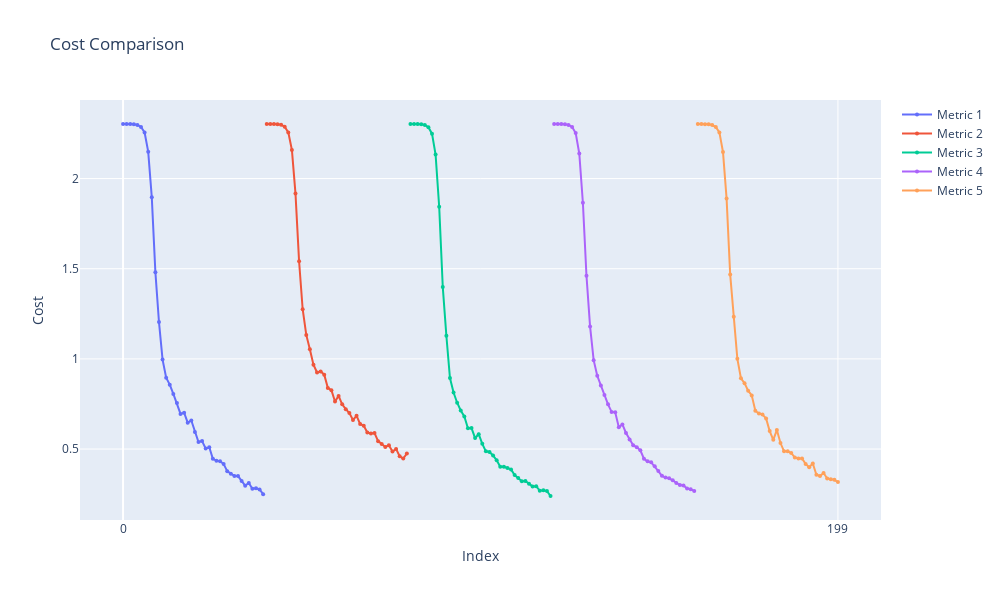
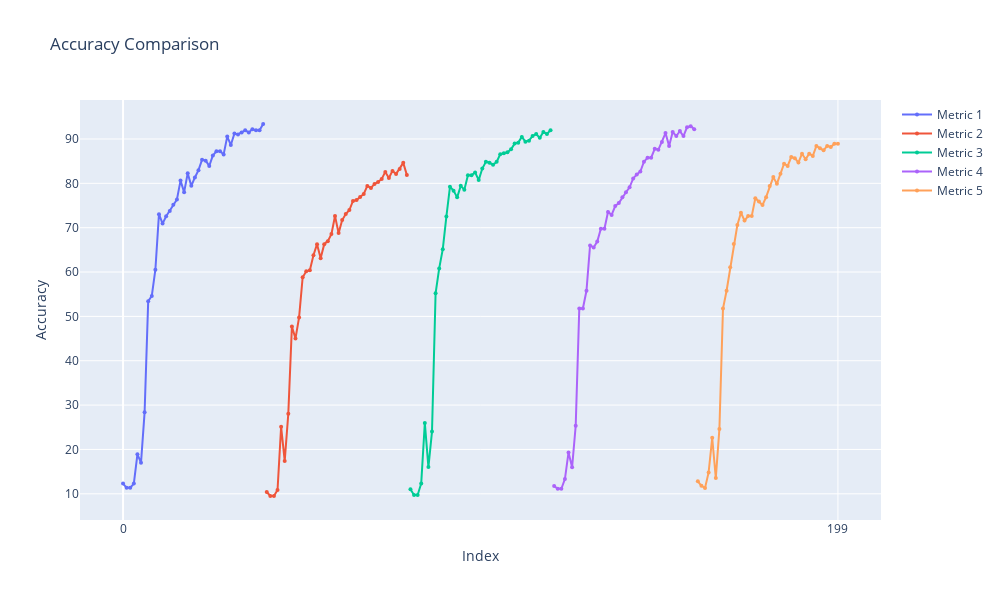
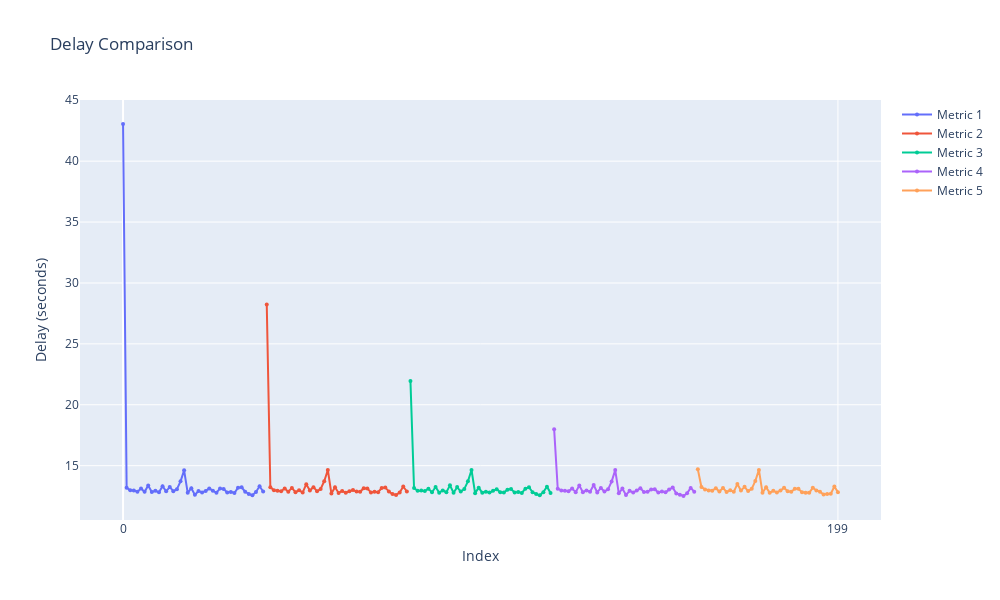

The notebook cell saved with these charts, in order:
### Code cell
import pandas as pd
import plotly.graph_objects as go

# List of file names
file_names = [f'metric{i}.csv' for i in range(1, 6)]

# Read and tag each file
dataframes = []
for i, file in enumerate(file_names, start=1):
    df = pd.read_csv(file)
    df['Source'] = f'Metric {i}'
    dataframes.append(df)

# Combine all data
combined_df = pd.concat(dataframes, ignore_index=True)

# **Cost Comparison** - Separate graph
cost_fig = go.Figure()
for label, group in combined_df.groupby('Source'):
    cost_fig.add_trace(go.Scatter(
        x=group.index,
        y=group['cost'],
        mode='lines+markers',
        name=label,
        marker=dict(size=4),  # Reduced marker size
        hovertemplate='Index: %{x}<br>Cost: %{y}<extra></extra>'
    ))

cost_fig.update_xaxes(tickvals=[0, len(combined_df) - 1])
cost_fig.update_layout(
    title="Cost Comparison",
    xaxis_title="Index",
    yaxis_title="Cost",
    showlegend=True,
    width=1000,   # Increased graph width
    height=600    # Increased graph height
)
cost_fig.show()

# **Accuracy Comparison** - Separate graph
accuracy_fig = go.Figure()
for label, group in combined_df.groupby('Source'):
    scaled_accuracy = group['accuracy'] * 100  # Scale accuracy
    accuracy_fig.add_trace(go.Scatter(
        x=group.index,
        y=scaled_accuracy,
        mode='lines+markers',
        name=label,
        marker=dict(size=4),  # Reduced marker size
        hovertemplate='Index: %{x}<br>Accuracy: %{y:.2f}<extra></extra>'
    ))

accuracy_fig.update_xaxes(tickvals=[0, len(combined_df) - 1])
accuracy_fig.update_layout(
    title="Accuracy Comparison",
    xaxis_title="Index",
    yaxis_title="Accuracy",
    showlegend=True,
    width=1000,
    height=600
)
accuracy_fig.show()

# **Delay Comparison** - Separate graph
delay_fig = go.Figure()
for label, group in combined_df.groupby('Source'):
    if 'delay' in group.columns:
        delay_fig.add_trace(go.Scatter(
            x=group.index,
            y=group['delay'],
            mode='lines+markers',
            name=label,
            marker=dict(size=4),  # Reduced marker size
            hovertemplate='Index: %{x}<br>Delay: %{y:.2f}<extra></extra>'
        ))

delay_fig.update_xaxes(tickvals=[0, len(combined_df) - 1])
delay_fig.update_layout(
    title="Delay Comparison",
    xaxis_title="Index",
    yaxis_title="Delay (seconds)",
    showlegend=True,
    width=1000,
    height=600
)
delay_fig.show()

### Figure 1 — Plotly figure (JSON) as saved in the notebook; plotly's stock layout.template omitted (floating-point values rounded to 4 significant figures)
{"data": [{"hovertemplate": "Index: %{x}<br>Cost: %{y}<extra></extra>", "marker": {"size": 4}, "mode": "lines+markers", "name": "Metric 1", "type": "scatter", "x": [0, 1, 2, 3, 4, 5, 6, 7, 8, 9, 10, 11, 12, 13, 14, 15, 16, 17, 18, 19, 20, 21, 22, 23, 24, 25, 26, 27, 28, 29, 30, 31, 32, 33, 34, 35, 36, 37, 38, 39], "y": [2.302, 2.302, 2.302, 2.301, 2.297, 2.286, 2.256, 2.149, 1.896, 1.481, 1.204, 0.9961, 0.8961, 0.8571, 0.8059, 0.7549, 0.6951, 0.7015, 0.6461, 0.6587, 0.594, 0.5389, 0.5442, 0.5034, 0.5097, 0.4462, 0.4359, 0.432, 0.4169, 0.3776, 0.3634, 0.3511, 0.3504, 0.323, 0.2971, 0.3118, 0.2804, 0.282, 0.2763, 0.25]}, {"hovertemplate": "Index: %{x}<br>Cost: %{y}<extra></extra>", "marker": {"size": 4}, "mode": "lines+markers", "name": "Metric 2", "type": "scatter", "x": [40, 41, 42, 43, 44, 45, 46, 47, 48, 49, 50, 51, 52, 53, 54, 55, 56, 57, 58, 59, 60, 61, 62, 63, 64, 65, 66, 67, 68, 69, 70, 71, 72, 73, 74, 75, 76, 77, 78, 79], "y": [2.303, 2.303, 2.302, 2.301, 2.298, 2.288, 2.256, 2.159, 1.917, 1.542, 1.275, 1.133, 1.054, 0.968, 0.925, 0.9307, 0.9128, 0.8393, 0.8262, 0.7637, 0.7949, 0.7484, 0.7213, 0.7001, 0.6612, 0.6844, 0.6396, 0.6294, 0.592, 0.5865, 0.589, 0.5438, 0.5286, 0.5117, 0.5206, 0.4866, 0.5009, 0.4604, 0.4471, 0.4756]}, {"hovertemplate": "Index: %{x}<br>Cost: %{y}<extra></extra>", "marker": {"size": 4}, "mode": "lines+markers", "name": "Metric 3", "type": "scatter", "x": [80, 81, 82, 83, 84, 85, 86, 87, 88, 89, 90, 91, 92, 93, 94, 95, 96, 97, 98, 99, 100, 101, 102, 103, 104, 105, 106, 107, 108, 109, 110, 111, 112, 113, 114, 115, 116, 117, 118, 119], "y": [2.303, 2.303, 2.302, 2.301, 2.297, 2.285, 2.249, 2.133, 1.844, 1.398, 1.128, 0.894, 0.8133, 0.7569, 0.7138, 0.6806, 0.6156, 0.6165, 0.5612, 0.5824, 0.5289, 0.4876, 0.4836, 0.4647, 0.4378, 0.4025, 0.4019, 0.3945, 0.3871, 0.3559, 0.3398, 0.3219, 0.3227, 0.3078, 0.2931, 0.2939, 0.2689, 0.2714, 0.2672, 0.2398]}, {"hovertemplate": "Index: %{x}<br>Cost: %{y}<extra></extra>", "marker": {"size": 4}, "mode": "lines+markers", "name": "Metric 4", "type": "scatter", "x": [120, 121, 122, 123, 124, 125, 126, 127, 128, 129, 130, 131, 132, 133, 134, 135, 136, 137, 138, 139, 140, 141, 142, 143, 144, 145, 146, 147, 148, 149, 150, 151, 152, 153, 154, 155, 156, 157, 158, 159], "y": [2.303, 2.302, 2.302, 2.301, 2.297, 2.286, 2.252, 2.139, 1.866, 1.461, 1.18, 0.9931, 0.9067, 0.8521, 0.8005, 0.748, 0.706, 0.7035, 0.6207, 0.6366, 0.5892, 0.5525, 0.5215, 0.5103, 0.493, 0.4463, 0.4323, 0.4263, 0.4042, 0.378, 0.3516, 0.3419, 0.3383, 0.3268, 0.3118, 0.3009, 0.2976, 0.2812, 0.2768, 0.2681]}, {"hovertemplate": "Index: %{x}<br>Cost: %{y}<extra></extra>", "marker": {"size": 4}, "mode": "lines+markers", "name": "Metric 5", "type": "scatter", "x": [160, 161, 162, 163, 164, 165, 166, 167, 168, 169, 170, 171, 172, 173, 174, 175, 176, 177, 178, 179, 180, 181, 182, 183, 184, 185, 186, 187, 188, 189, 190, 191, 192, 193, 194, 195, 196, 197, 198, 199], "y": [2.302, 2.302, 2.302, 2.301, 2.297, 2.286, 2.256, 2.148, 1.89, 1.468, 1.234, 1.0, 0.8925, 0.8655, 0.8235, 0.7977, 0.7125, 0.6972, 0.6913, 0.67, 0.5998, 0.5512, 0.6063, 0.5334, 0.4877, 0.4876, 0.4783, 0.4532, 0.4472, 0.4482, 0.4179, 0.3989, 0.4205, 0.3578, 0.3506, 0.3671, 0.3371, 0.332, 0.3294, 0.3169]}], "layout": {"height": 600, "showlegend": true, "title": {"text": "Cost Comparison"}, "width": 1000, "xaxis": {"tickvals": [0, 199], "title": {"text": "Index"}}, "yaxis": {"title": {"text": "Cost"}}}}

### Figure 2 — Plotly figure (JSON) as saved in the notebook; plotly's stock layout.template omitted (floating-point values rounded to 4 significant figures)
{"data": [{"hovertemplate": "Index: %{x}<br>Accuracy: %{y:.2f}<extra></extra>", "marker": {"size": 4}, "mode": "lines+markers", "name": "Metric 1", "type": "scatter", "x": [0, 1, 2, 3, 4, 5, 6, 7, 8, 9, 10, 11, 12, 13, 14, 15, 16, 17, 18, 19, 20, 21, 22, 23, 24, 25, 26, 27, 28, 29, 30, 31, 32, 33, 34, 35, 36, 37, 38, 39], "y": [12.29, 11.35, 11.35, 12.29, 18.91, 17.02, 28.37, 53.43, 54.61, 60.52, 73.05, 70.92, 72.58, 73.76, 75.18, 76.36, 80.61, 78.01, 82.27, 79.43, 81.32, 82.98, 85.34, 85.11, 83.92, 86.29, 87.23, 87.23, 86.52, 90.54, 88.65, 91.25, 91.02, 91.49, 91.96, 91.49, 92.2, 91.96, 91.96, 93.38]}, {"hovertemplate": "Index: %{x}<br>Accuracy: %{y:.2f}<extra></extra>", "marker": {"size": 4}, "mode": "lines+markers", "name": "Metric 2", "type": "scatter", "x": [40, 41, 42, 43, 44, 45, 46, 47, 48, 49, 50, 51, 52, 53, 54, 55, 56, 57, 58, 59, 60, 61, 62, 63, 64, 65, 66, 67, 68, 69, 70, 71, 72, 73, 74, 75, 76, 77, 78, 79], "y": [10.41, 9.502, 9.502, 10.86, 25.11, 17.42, 28.05, 47.74, 45.02, 49.77, 58.82, 60.18, 60.41, 63.8, 66.29, 63.12, 66.29, 66.97, 68.55, 72.62, 68.78, 71.72, 73.08, 73.98, 76.02, 76.24, 76.92, 77.6, 79.41, 78.96, 79.86, 80.32, 81.0, 82.58, 81.22, 82.81, 82.13, 83.26, 84.62, 81.9]}, {"hovertemplate": "Index: %{x}<br>Accuracy: %{y:.2f}<extra></extra>", "marker": {"size": 4}, "mode": "lines+markers", "name": "Metric 3", "type": "scatter", "x": [80, 81, 82, 83, 84, 85, 86, 87, 88, 89, 90, 91, 92, 93, 94, 95, 96, 97, 98, 99, 100, 101, 102, 103, 104, 105, 106, 107, 108, 109, 110, 111, 112, 113, 114, 115, 116, 117, 118, 119], "y": [11.04, 9.74, 9.74, 12.34, 25.97, 16.02, 24.03, 55.19, 60.82, 65.15, 72.51, 79.22, 78.35, 76.84, 79.44, 78.57, 81.82, 81.82, 82.47, 80.74, 83.33, 84.85, 84.63, 84.2, 84.85, 86.58, 86.8, 87.01, 87.66, 88.96, 89.18, 90.48, 89.39, 89.61, 90.69, 91.13, 90.26, 91.56, 91.13, 91.99]}, {"hovertemplate": "Index: %{x}<br>Accuracy: %{y:.2f}<extra></extra>", "marker": {"size": 4}, "mode": "lines+markers", "name": "Metric 4", "type": "scatter", "x": [120, 121, 122, 123, 124, 125, 126, 127, 128, 129, 130, 131, 132, 133, 134, 135, 136, 137, 138, 139, 140, 141, 142, 143, 144, 145, 146, 147, 148, 149, 150, 151, 152, 153, 154, 155, 156, 157, 158, 159], "y": [11.78, 11.11, 11.11, 13.33, 19.33, 16.0, 25.33, 51.78, 51.78, 55.78, 66.0, 65.56, 66.89, 69.78, 69.78, 73.56, 72.89, 74.89, 75.56, 76.89, 78.0, 79.11, 81.11, 82.0, 82.67, 84.89, 85.78, 85.78, 87.78, 87.56, 89.33, 91.33, 88.44, 91.56, 90.67, 91.78, 90.67, 92.67, 92.89, 92.22]}, {"hovertemplate": "Index: %{x}<br>Accuracy: %{y:.2f}<extra></extra>", "marker": {"size": 4}, "mode": "lines+markers", "name": "Metric 5", "type": "scatter", "x": [160, 161, 162, 163, 164, 165, 166, 167, 168, 169, 170, 171, 172, 173, 174, 175, 176, 177, 178, 179, 180, 181, 182, 183, 184, 185, 186, 187, 188, 189, 190, 191, 192, 193, 194, 195, 196, 197, 198, 199], "y": [12.81, 11.81, 11.31, 14.82, 22.61, 13.57, 24.62, 51.76, 55.78, 61.06, 66.33, 70.6, 73.37, 71.61, 72.61, 72.61, 76.63, 75.88, 75.13, 76.88, 79.4, 81.41, 79.9, 82.16, 84.42, 83.92, 85.93, 85.68, 84.67, 86.68, 85.43, 86.68, 86.18, 88.44, 87.94, 87.44, 88.44, 88.19, 88.94, 88.94]}], "layout": {"height": 600, "showlegend": true, "title": {"text": "Accuracy Comparison"}, "width": 1000, "xaxis": {"tickvals": [0, 199], "title": {"text": "Index"}}, "yaxis": {"title": {"text": "Accuracy"}}}}

### Figure 3 — Plotly figure (JSON) as saved in the notebook; plotly's stock layout.template omitted (floating-point values rounded to 4 significant figures)
{"data": [{"hovertemplate": "Index: %{x}<br>Delay: %{y:.2f}<extra></extra>", "marker": {"size": 4}, "mode": "lines+markers", "name": "Metric 1", "type": "scatter", "x": [0, 1, 2, 3, 4, 5, 6, 7, 8, 9, 10, 11, 12, 13, 14, 15, 16, 17, 18, 19, 20, 21, 22, 23, 24, 25, 26, 27, 28, 29, 30, 31, 32, 33, 34, 35, 36, 37, 38, 39], "y": [43.05, 13.19, 12.98, 12.96, 12.86, 13.12, 12.85, 13.36, 12.84, 12.94, 12.82, 13.31, 12.9, 13.25, 12.91, 13.07, 13.71, 14.62, 12.77, 13.15, 12.6, 12.92, 12.8, 12.93, 13.12, 12.95, 12.78, 13.13, 13.09, 12.79, 12.85, 12.76, 13.19, 13.22, 12.86, 12.68, 12.57, 12.84, 13.31, 12.88]}, {"hovertemplate": "Index: %{x}<br>Delay: %{y:.2f}<extra></extra>", "marker": {"size": 4}, "mode": "lines+markers", "name": "Metric 2", "type": "scatter", "x": [40, 41, 42, 43, 44, 45, 46, 47, 48, 49, 50, 51, 52, 53, 54, 55, 56, 57, 58, 59, 60, 61, 62, 63, 64, 65, 66, 67, 68, 69, 70, 71, 72, 73, 74, 75, 76, 77, 78, 79], "y": [28.23, 13.23, 12.98, 12.94, 12.89, 13.13, 12.86, 13.17, 12.83, 12.99, 12.79, 13.48, 12.96, 13.24, 12.91, 13.08, 13.72, 14.64, 12.71, 13.23, 12.76, 12.93, 12.77, 12.91, 12.99, 12.87, 12.85, 13.15, 13.13, 12.8, 12.85, 12.82, 13.17, 13.21, 12.87, 12.67, 12.59, 12.8, 13.29, 12.88]}, {"hovertemplate": "Index: %{x}<br>Delay: %{y:.2f}<extra></extra>", "marker": {"size": 4}, "mode": "lines+markers", "name": "Metric 3", "type": "scatter", "x": [80, 81, 82, 83, 84, 85, 86, 87, 88, 89, 90, 91, 92, 93, 94, 95, 96, 97, 98, 99, 100, 101, 102, 103, 104, 105, 106, 107, 108, 109, 110, 111, 112, 113, 114, 115, 116, 117, 118, 119], "y": [21.94, 13.17, 12.95, 12.96, 12.92, 13.11, 12.82, 13.25, 12.79, 12.97, 12.82, 13.38, 12.77, 13.24, 12.88, 13.09, 13.71, 14.65, 12.74, 13.2, 12.77, 12.85, 12.79, 12.94, 13.07, 12.81, 12.79, 13.03, 13.08, 12.81, 12.84, 12.76, 13.11, 13.23, 12.81, 12.68, 12.56, 12.83, 13.27, 12.77]}, {"hovertemplate": "Index: %{x}<br>Delay: %{y:.2f}<extra></extra>", "marker": {"size": 4}, "mode": "lines+markers", "name": "Metric 4", "type": "scatter", "x": [120, 121, 122, 123, 124, 125, 126, 127, 128, 129, 130, 131, 132, 133, 134, 135, 136, 137, 138, 139, 140, 141, 142, 143, 144, 145, 146, 147, 148, 149, 150, 151, 152, 153, 154, 155, 156, 157, 158, 159], "y": [17.98, 13.11, 12.97, 12.94, 12.91, 13.12, 12.82, 13.36, 12.82, 12.97, 12.86, 13.41, 12.81, 13.17, 12.89, 13.06, 13.69, 14.63, 12.73, 13.12, 12.59, 12.93, 12.8, 12.95, 13.14, 12.84, 12.86, 13.05, 13.06, 12.79, 12.87, 12.82, 13.05, 13.21, 12.72, 12.61, 12.51, 12.73, 13.18, 12.87]}, {"hovertemplate": "Index: %{x}<br>Delay: %{y:.2f}<extra></extra>", "marker": {"size": 4}, "mode": "lines+markers", "name": "Metric 5", "type": "scatter", "x": [160, 161, 162, 163, 164, 165, 166, 167, 168, 169, 170, 171, 172, 173, 174, 175, 176, 177, 178, 179, 180, 181, 182, 183, 184, 185, 186, 187, 188, 189, 190, 191, 192, 193, 194, 195, 196, 197, 198, 199], "y": [14.7, 13.25, 13.05, 12.97, 12.94, 13.14, 12.87, 13.18, 12.84, 12.97, 12.85, 13.49, 12.95, 13.26, 12.92, 13.1, 13.74, 14.65, 12.77, 13.23, 12.77, 12.93, 12.8, 12.95, 13.18, 12.9, 12.85, 13.1, 13.1, 12.81, 12.77, 12.77, 13.19, 12.97, 12.87, 12.64, 12.67, 12.69, 13.29, 12.83]}], "layout": {"height": 600, "showlegend": true, "title": {"text": "Delay Comparison"}, "width": 1000, "xaxis": {"tickvals": [0, 199], "title": {"text": "Index"}}, "yaxis": {"title": {"text": "Delay (seconds)"}}}}
